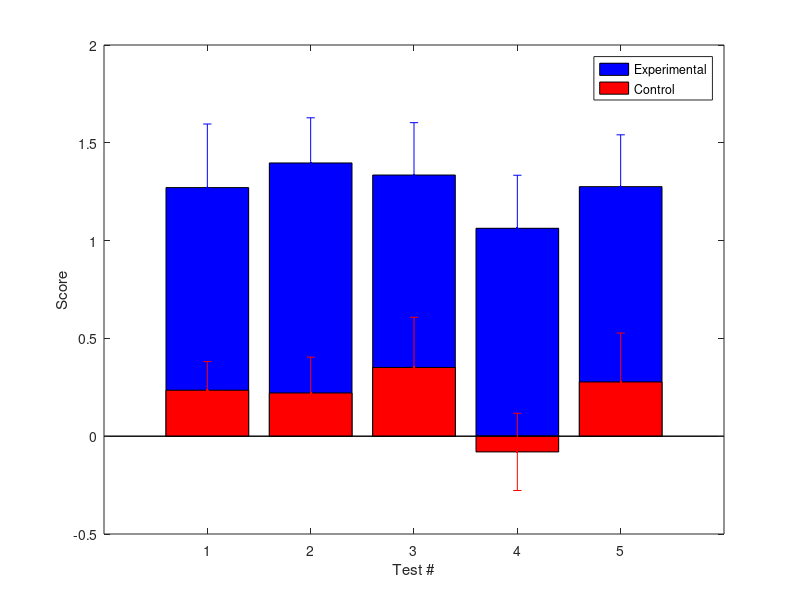

MATLAB code for this plot: (Note: this script raises an error after producing the figure.)
% anxietyTest_withAnswers.m
%
% solution code for Thornquist test questions
% RTB wrote it, 27 Oct 2017

% Questions 15-22 will be related to the same data ("anxiety.mat" in the
% Desire2Learn Week 8 folder). Each patient is represented as a row, and
% their normalized score on each test occupies each column (i.e. row 1 is
% Patient 1, and the first column of row 1 is Patient 1's score on Test 1).
% 
% You are a researcher studying anxiety in humans, and you want to know if
% a particular mutation makes people more likely to have anxiety. Each
% patient takes 5 different tests that measure anxiety: 20 patients with a
% known mutation ("experimental"), and 20 patients with the wild type
% allele ("control"). You then normalize the data so that a score of 0 is
% the population mean on the test, and a score of 1 is one standard
% deviation away from the population mean, and use two-sample t-tests to
% discern if there is a difference between the means of the two groups on
% each test. The experimental and control scores are plotted here for each
% test (mean +/- S.E.M.).

% NOTE: originally called 'FWERwithCorrSim.m'

%% Load in data

load anxiety_assays.mat

%% Plot the data

% anonymous function for standard error of the mean
sem = @(x) std(x) ./ sqrt(length(x));

figure('Name','Anxiety Test Scores');
h1=bar(mean(expt),'b');
hold on
errorbar(mean(expt),sem(expt),'b.');
h2=bar(mean(ctl),'r');
errorbar(mean(ctl),sem(ctl),'r.');
legend([h1,h2],{'Experimental','Control'});
xlabel('Test #'); ylabel('Score');

%% Do separate 2-sample t-tests for each test

% Unadjusted p-values:
[H,pVals] = ttest2(expt,ctl);

% Q15: Without making any post-hoc adjustments for multiple comparisons, on
% which tests is there a significant difference between the "experimental"
% and "control" treatments (at a significance level of p < 0.05)? (Check
% all that apply)
%
% A15: All p-values are below 0.05

% Q16:  Using the standard Bonferroni correction are all of the tests still
% significant at p < 0.05? Ans. No
% A16: We can adjust things in one of two ways:
%   1. divide our criterion by the number of tests and use the same
%      p-values
%   2. multiply our p-values by the number of tests and use the same
%      criterion
nTests = length(pVals);
BCpVals = pVals .* nTests;

% A16: No. Test #3 now gives a corrected p-value of 0.0578.

% Q17: Should you be concerned about multiple comparisons here?
% A17: Yes; we performed multiple hypothesis tests, and so we have a higher
% probability of at least one test rejecting the null hypothesis, even if
% it's true, and so we should use a more stringent criterion.

%% Assess correlation among tests:

% The purpose of multiple comparisons corrections is to address the fact
% that, if you perform several independent hypothesis tests, each at a
% particular level of significance, the probability that at least one will
% give a false positive is higher than any of the individual tests. We're
% doing something slightly different, which is asking whether 5 separate
% tests are consistent with an underlying phenomenon: that the person is
% "anxious."

% Q18: In the data provided in the .mat file, is there evidence that
% the tests results are correlated across patients?

% calculate correlations across patients
[rhoExpt,pValExpt] = corr(expt);
[rhoCtl,pValCtl] = corr(ctl);

figure('Name','Test Score Correlations');
subplot(2,1,1);
imagesc(rhoExpt,[0,1]);
colorbar; colormap('hot');
xlabel('Test #'); ylabel('Test #');
title('Patients');

subplot(2,1,2);
imagesc(rhoCtl,[0,1]);
colorbar; colormap('hot');
xlabel('Test #'); ylabel('Test #');
title('Controls');

% A18: Yes. In the experimental group, scores on all tests are correlated,
% with correlation coefficients ranging from 0.54 to 0.82, and all are
% statistically significant at p < 0.05. Similar for the control group,
% thought tests 1 and 5 do not appear significantly correlated:


% Q19: How should your findings about the correlations of the tests adjust
% the way you think about correcting for the fact that you're performing
% multiple comparisons?

% A19: They are at least partially independent tests, so the probability of
% observing at least one false positive across the whole set is higher than
% the probability of rejecting the null hypothesis for any single test. We
% should thus use a more stringent criterion for significance than p <
% 0.05, although not as stringent as if they were independent.

% Q#: The authors cite your work in the statistics section as a
% justification for not correcting for multiple comparisons. Based on their
% evidence, should they be able to conclude that there are two types of
% anxiety?

% A#: No. The two situations are quite different. Your paper asked "do the
% data support an underlying state of anxiety (as reflected by these 5
% measures)?" and so your hypothesis testing produced results which were
% correlated with each other and addressed a common question. These authors
% ask "Is there a detectable state of anxiety, as reflected by at least one
% test showing a significant difference?" and perform many hypothesis tests
% which produce independent conclusions. As a result, they should correct
% for false positives in those independent tests.

%% Simulate data with different levels of correlation:

% The data provided in 'anxiety_assays.mat' were made up. Data for each
% group was generated using the MATLAB function mvnrnd(mu,sigma,20), with a
% different 'mu' for the experimental and control groups. Specifically,
% muExpt = [1,1,1,1,1] and muCtl = [0,0,0,0,0]. They both used the same
% covariance matrix.
nSamp = 20;     % number per group
myCorr = 0.6;   % correlation among tests
muExpt = [1,1,1,1,1];   % normalized mean of experimental group
muCtrl = [0,0,0,0,0];   % normalized mean of control group
% covariance matrix:
mySigma = (ones(5,5) .* myCorr) + (eye(5) .* (1 - myCorr));

% Q20: What is the probability of at least one false positive?
% Key is to draw both samples from the SAME distribution.
nSim = 10000;
nFP = 0;
rng default
for k = 1:nSim
    R1 = mvnrnd(muCtrl,mySigma,nSamp);
    R2 = mvnrnd(muCtrl,mySigma,nSamp);
    H = ttest2(R1,R2);
    if any(H)
        nFP = nFP + 1;
    end
end
pFP = nFP / nSim;
% A20: 0.1694

% Q21: What is the probability of producing a false positive if the tests
% are completely uncorrelated (i.e. sigma is 0 everywhere except the
% main diagonal)?

% A21: There are two different ways to answer this question. The simplest
% is to just generate a new covariance matrix and repeat our simulation:
mySigma = eye(5);   % and repeat lines 119-130
% This gives 0.2279

% But it is easy to calculate exactly with independent tests, since the
% probability of one or more FPs is just 1 - all True Positives:
FWERuncorr = 1 - 0.95^nTests;
% This gives 0.2262

% Q22: What is the probability if all tests scores are perfectly correlated?

% A22: Again, two possible approaches. Simulation:
mySigma = ones(5,5);    % and repeat lines 119-130
% This gives 0.0504
% Or you can just realize that if the scores all are perfectly correlated,
% we have really only done one test, so FWER = alpha for single test.
% (Brian Healy gave an example in his multiple comparisons lecture of
% comparing heights between two groups, but coding the heights (single
% measurement) in five different ways: cm., in., ft., m., yds.